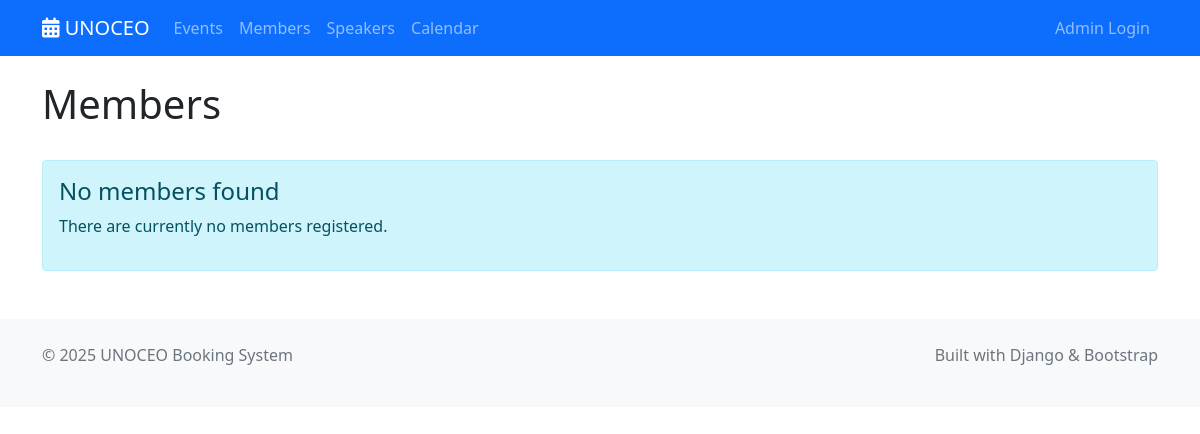
Before: /members/ with the older database file.
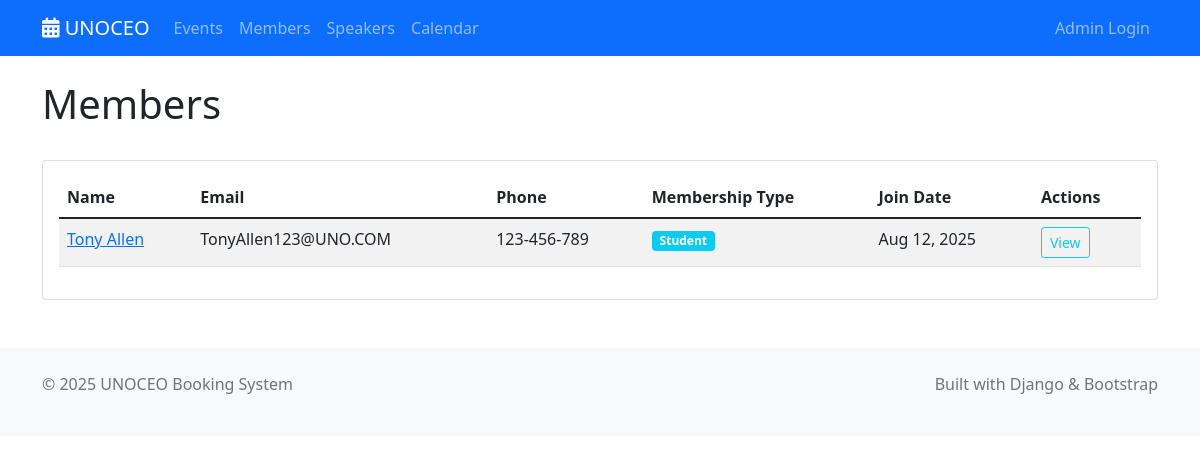
After: the same page with the newer database file.
### shared/models.py (models this page shows, shortened)
class Member(models.Model):
    MEMBERSHIP_TYPES = [
        ('student', 'Student'),
        ('admin', 'Admin/Staff'),
    ]
    user = models.OneToOneField(User, on_delete=models.CASCADE, null=True, blank=True)
    name = models.CharField(max_length=200)
    email = models.EmailField(validators=[EmailValidator()])
    phone = models.CharField(max_length=20, blank=True)
    membership_type = models.CharField(max_length=20, choices=MEMBERSHIP_TYPES, default='student')
    join_date = models.DateField(auto_now_add=True)
    is_active = models.BooleanField(default=True)
    created_at = models.DateTimeField(auto_now_add=True)
    updated_at = models.DateTimeField(auto_now=True)
    class Meta:
        ordering = ['name']

### member_management/display/views.py (the view)
# urls.py: path('', views.MemberListView.as_view(), name='list'),
class MemberListView(ListView):
    model = Member
    template_name = 'member_management/list.html'
    context_object_name = 'members'
    paginate_by = 20
    def get_queryset(self):
        return Member.objects.filter(is_active=True).order_by('name')

### member_management/display/templates/member_management/list.html (shortened to what this page needs)
{% extends 'base.html' %}
{% block content %}
<div class="container mt-4">
    <div class="d-flex justify-content-between align-items-center mb-4">
        <h1>Members</h1>
    </div>
    {% if members %}
        <div class="row">
            <div class="col-12">
                <div class="card">
                    <div class="card-body">
                        <div class="table-responsive">
                            <table class="table table-striped">
                                <thead>
                                    <tr>
                                        <th>Name</th>
                                        <th>Email</th>
                                        <th>Phone</th>
                                        <th>Membership Type</th>
                                        <th>Join Date</th>
                                        <th>Actions</th>
                                    </tr>
                                </thead>
                                <tbody>
                                    {% for member in members %}
                                        <tr>
                                            <td>
                                                <a href="{% url 'member_management:detail' member.pk %}">
                                                    {{ member.name }}
                                                </a>
                                            </td>
                                            <td>{{ member.email }}</td>
                                            <td>{{ member.phone|default:"—" }}</td>
                                            <td>
                                                {% if member.membership_type %}
                                                    <span class="badge bg-{% if member.membership_type == 'admin' %}success{% elif member.membership_type == 'student' %}info{% else %}secondary{% endif %}">
                                                        {{ member.get_membership_type_display }}
                                                    </span>
                                                {% else %}
                                                    <span class="badge bg-info">Student</span>
                                                {% endif %}
                                            </td>
                                            <td>{{ member.join_date|date:"M d, Y" }}</td>
                                            <td>
                                                <div class="btn-group btn-group-sm">
                                                    <a href="{% url 'member_management:detail' member.pk %}"
                                                       class="btn btn-outline-info btn-sm">
                                                        View
                                                    </a>
                                                </div>
                                            </td>
                                        </tr>
                                    {% endfor %}
                                </tbody>
                            </table>
                        </div>
                    </div>
                </div>
            </div>
        </div>
    {% else %}
        <div class="alert alert-info" role="alert">
            <h4 class="alert-heading">No members found</h4>
            <p>There are currently no members registered.</p>
        </div>
    {% endif %}
</div>
{% endblock %}

Changed rows visible on the page:
added Member: name "Tony Allen", email "TonyAllen123@UNO.COM", phone "123-456-789", membership_type "Student", join_date "Aug 12, 2025"
Other visible differences:
text no longer shown: "No members found There are currently no members registered."
text now shown: "Name Email Phone Membership Type Join Date Actions"
